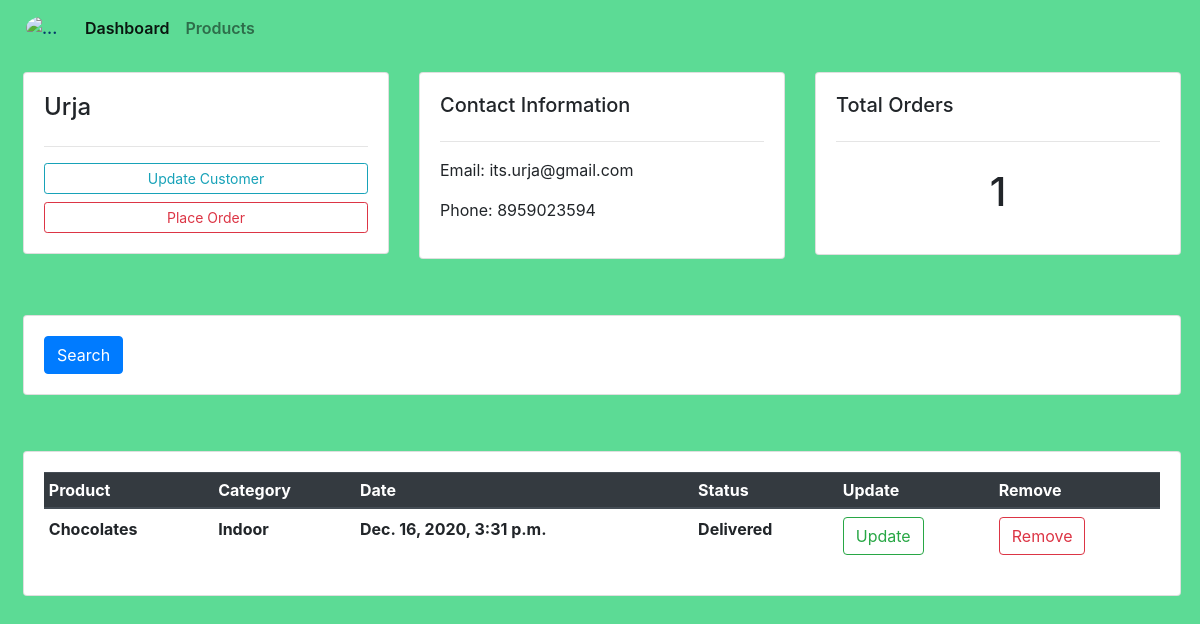
The page /customer/5/ on the database its author committed.
### accounts/models.py (models this page shows, shortened)
class Customer(models.Model):
    name = models.CharField(max_length=30, null=True)
    phone = models.IntegerField(null=True)
    email = models.EmailField(null=True)
    date_created = models.DateTimeField(auto_now_add=True)

class Order(models.Model):
    STATUS = (
        ('Pending', 'Pending'),
        ('Out For Delivery', 'Out For Delivery'),
        ('Delivered', 'Delivered'),
     )
    customer = models.ForeignKey(Customer,null=True,on_delete = models.SET_NULL)
    product = models.ForeignKey(Product,null=True, on_delete = models.SET_NULL)
    date_created = models.DateTimeField(auto_now_add=True)
    status = models.CharField(max_length=50,choices=STATUS,null=True)

class Product(models.Model):
    CATEGORY = (
        ('Indoor','Indoor'),
        ('Outdoor','Outoor'),
    )
    name = models.CharField(max_length=30)
    price = models.FloatField()
    category = models.CharField(max_length=50,choices=CATEGORY)
    description = models.TextField()
    date_created = models.DateTimeField(auto_now_add=True)
    tag = models.ManyToManyField(Tag)

### accounts/views.py (the view)
# urls.py: path('customer/<int:id>/' , views.customer,name='customer'),
def customer(request,id):
    customer = Customer.objects.get(id=id)
    cus_order = customer.order_set.all()
    return render(request,'accounts/customer.html',{'customer':customer,'cus_order':cus_order})

### accounts/templates/accounts/customer.html (shortened to what this page needs)
{% extends 'accounts/main.html' %}
{% block body %}
<div class="row my-3 ml-2 mx-1">
    <div class="col-md">
        <div class="card card-body">
            <h4>{{customer.name}}</h4>
            <hr>
            <a href="" class="btn btn-outline-info btn-sm btn-block">Update Customer</a>
            <a href="{% url 'create_order' customer.id %}" class="btn btn-outline-danger btn-sm btn-block">Place Order</a>
        </div>
    </div>
    <div class="col-md">
        <div class="card card-body" >
            <h5 >Contact Information</h5>
            <hr>
            <p>Email: <span> {{customer.email}}</span></p>
            <p>Phone: <span>{{customer.phone}}</span></p>
        </div>
    </div>
    <div class="col-md">
        <div class="card card-body">
            <h5>Total Orders</h5>
            <hr>
            <h1 style="text-align:center;padding:10px;">{{cus_order.count}}</h1>
        </div>
    </div>
</div>
<br>
<div class="row my-3 ml-2 mx-1">
    <div class="col">
        <div class="card card-body">
            <form action="" method="GET">
                <button class="btn btn-primary" type="submit">Search</button>
            </form>
        </div>
    </div>
</div>
<br>
<div class="row my-3 ml-2 mx-1" >
    <div class="col-md">
        <div class="card card-body">
            <table class="table table-sm">
                <thead class="thead-dark">
                    <tr>
                        <th>Product</th>
                        <th>Category</th>
                        <th>Date</th>
                        <th>Status</th>
                        <th>Update</th>
                        <th>Remove</th>
                    </tr>
                </thead>
                {% for i in cus_order %}
                <tr class="my-2">
                    <th class="pt-2">{{i.product.name}}</th>
                    <th class="pt-2">{{i.product.category}}</th>
                    <th class="pt-2">{{i.date_created}}</th>
                    <th class="pt-2">{{i.status}}</th>
                    <th class="pt-2"><a class="btn btn-outline-success" href="{% url 'update_order' i.id %}">Update</a></th>
                    <th class="pt-2"><a class="btn btn-outline-danger" href="{% url 'delete_order' i.id %}">Remove</a></th>
                </tr>
                {% endfor %}
            </table>
        </div>
    </div>
</div>
{% endblock body %}

### rows shown on the page
Customer: name "Urja", email "its.urja@gmail.com", phone "8959023594", count "1"
Order: product.name "Chocolates", product.category "Indoor", date_created "Dec. 16, 2020, 3:31 p.m.", status "Delivered"
